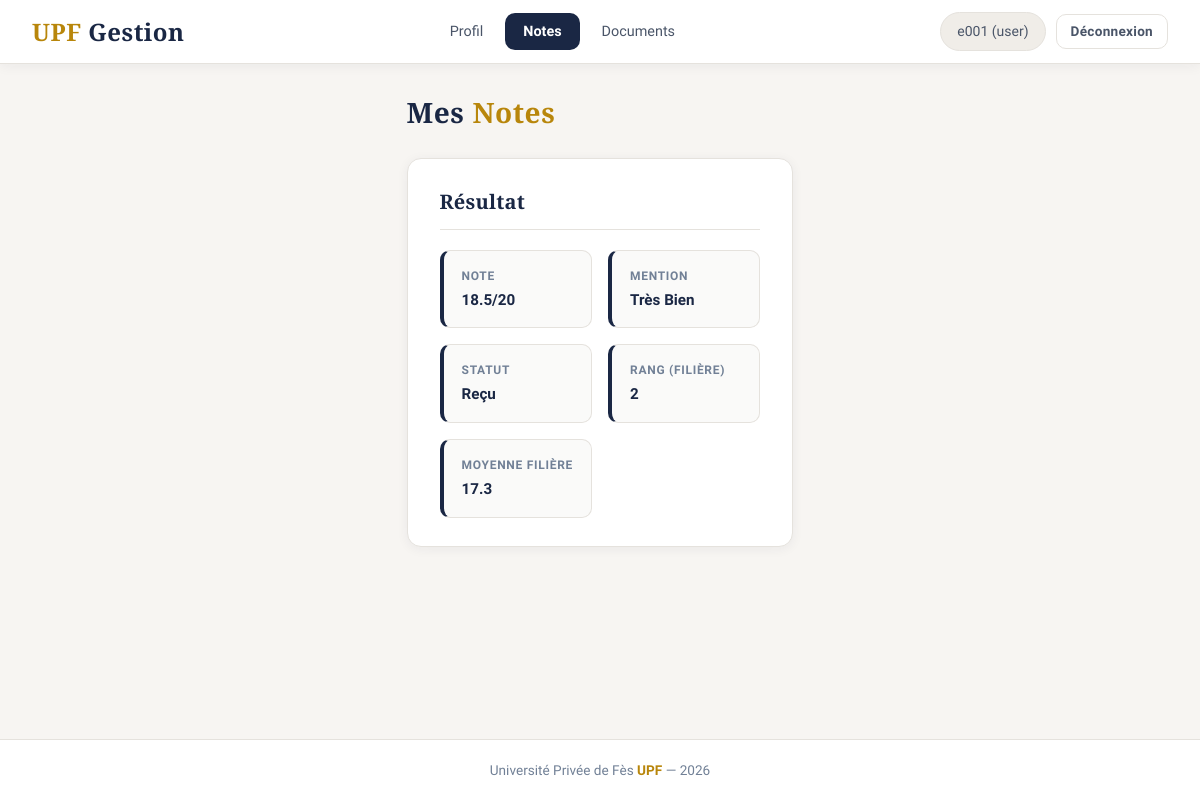
Page /index.php?ctrl=user&action=notes (signed in) on the committed database.
### tables this page shows
CREATE TABLE etudiants (
    Code           VARCHAR(10)  NOT NULL,
    Nom            VARCHAR(50)  NOT NULL,
    Prenom         VARCHAR(50)  NOT NULL,
    Filiere        VARCHAR(10)  DEFAULT NULL,
    Note           DECIMAL(4,2) DEFAULT NULL,
    Photo          VARCHAR(255) DEFAULT NULL,
    date_naissance DATE         DEFAULT NULL,
    email          VARCHAR(100) DEFAULT NULL,
    telephone      VARCHAR(20)  DEFAULT NULL,
    created_at     DATETIME     NOT NULL,
    PRIMARY KEY (Code),
    UNIQUE KEY email (email),
    CONSTRAINT fk_etudiant_filiere FOREIGN KEY (Filiere)
        REFERENCES filieres(CodeF) ON DELETE SET NULL
);

### controllers/UserController.php (called while the page is built, shortened)
<?php
require_once __DIR__ . '/../models/EtudiantModel.php';
final class UserController
{
    private EtudiantModel $etudiants;
    public function __construct()
    {
        $this->etudiants = new EtudiantModel();
    }
    public function notes(): void
    {
        $code = (string)($_SESSION['etudiant_id'] ?? '');
        $etudiant = $this->etudiants->findByCode($code);
        $classement = $this->etudiants->getClassementFiliere($code);
        require __DIR__ . '/../views/user/notes.php';
    }
}

### index.php (called while the page is built, shortened)
<?php
$ctrl = isset($_GET['ctrl']) ? (string)$_GET['ctrl'] : 'auth';
$action = isset($_GET['action']) ? (string)$_GET['action'] : 'login';
$controller = null;
switch ($ctrl) {
    case 'user':
        require_once __DIR__ . '/controllers/UserController.php';
        $controller = new UserController();
        break;
}
$controller->$action();

### models/Database.php (called while the page is built, shortened)
<?php
final class Database
{
    private static ?self $instance = null;
    private PDO $pdo;
    private function __construct()
    {
        $dsn = 'mysql:host=' . DB_HOST . ';dbname=' . DB_NAME . ';charset=utf8mb4';
        try {
            $this->pdo = new PDO($dsn, DB_USER, DB_PASS, [
                PDO::ATTR_ERRMODE => PDO::ERRMODE_EXCEPTION,
                PDO::ATTR_DEFAULT_FETCH_MODE => PDO::FETCH_ASSOC,
            ]);
        } catch (PDOException $e) {
            die('Erreur de connexion BDD : ' . htmlspecialchars($e->getMessage(), ENT_QUOTES, 'UTF-8'));
        }
    }
    public static function getInstance(): self
    {
        if (self::$instance === null) {
            self::$instance = new self();
        }
        return self::$instance;
    }
    public function getPDO(): PDO
    {
        return $this->pdo;
    }
}

### models/EtudiantModel.php (called while the page is built, shortened)
<?php
require_once __DIR__ . '/Database.php';
final class EtudiantModel
{
    private PDO $pdo;
    public function __construct()
    {
        $this->pdo = Database::getInstance()->getPDO();
    }
    public function findByCode(string $code): ?array
    {
        $stmt = $this->pdo->prepare("
            SELECT
                e.Code, e.Nom, e.Prenom, e.Filiere, f.IntituleF,
                e.Note, e.date_naissance, e.email, e.telephone, e.Photo
            FROM etudiants e
            LEFT JOIN filieres f ON f.CodeF = e.Filiere
            WHERE e.Code = :code
        ");
        $stmt->execute([':code' => $code]);
        $row = $stmt->fetch();
        return $row ?: null;
    }
    public function getClassementFiliere(string $codeE): ?array
    {
        $stmt = $this->pdo->prepare("SELECT Filiere, Note FROM etudiants WHERE Code = :code");
        $stmt->execute([':code' => $codeE]);
        $e = $stmt->fetch();
        $codeF = (string)$e['Filiere'];
        $stmt = $this->pdo->prepare("SELECT AVG(Note) FROM etudiants WHERE Filiere = :fil AND Note IS NOT NULL");
        $stmt->execute([':fil' => $codeF]);
        $moyF = $stmt->fetchColumn();
        $moyF = $moyF !== null ? round((float)$moyF, 2) : null;
        $stmt = $this->pdo->prepare("
            SELECT COUNT(*) + 1 AS rang
            FROM etudiants
            WHERE Filiere = :fil
              AND Note IS NOT NULL
              AND Note > (SELECT Note FROM etudiants WHERE Code = :code)
        ");
        $stmt->execute([':fil' => $codeF, ':code' => $codeE]);
        $rang = (int)$stmt->fetchColumn();
        return [
            'rang' => $rang,
            'moyenne_filiere' => $moyF,
        ];
    }
}

### views/user/notes.php (the view, shortened to what this page needs)
<?php
require __DIR__ . '/../layout/header.php';
$note = $etudiant['Note'] ?? null;
$noteNum = ($note === null) ? null : (float)$note;
$mention = 'Non encore évalué';
$statut = 'En attente';
if ($noteNum !== null) {
    if ($noteNum >= 16) $mention = 'Très Bien';
    elseif ($noteNum >= 14) $mention = 'Bien';
    elseif ($noteNum >= 12) $mention = 'Assez Bien';
    elseif ($noteNum >= 10) $mention = 'Passable';
    else $mention = 'Insuffisant';
    $statut = ($noteNum >= 10) ? 'Reçu' : 'Ajourné';
}
?>
<div class="page-header">
    <div><h1>Mes <span>Notes</span></h1></div>
</div>
<div class="card">
    <div class="card-title">Résultat</div>
    <div class="info-grid">
        <div class="info-item"><div class="label">Note</div><div class="value"><?= $noteNum === null ? 'Non encore évalué' : e((string)$noteNum) . '/20' ?></div></div>
        <div class="info-item"><div class="label">Mention</div><div class="value"><?= e($mention) ?></div></div>
        <div class="info-item"><div class="label">Statut</div><div class="value"><?= e($statut) ?></div></div>
        <div class="info-item"><div class="label">Rang (filière)</div><div class="value"><?= $classement ? e((string)$classement['rang']) : '—' ?></div></div>
        <div class="info-item"><div class="label">Moyenne filière</div><div class="value"><?= $classement ? e((string)$classement['moyenne_filiere']) : '—' ?></div></div>
    </div>
</div>
<?php require __DIR__ . '/../layout/footer.php'; ?>

### assets/style.css (style rules this page uses)
:root { --navy: #1a2744; --navy-light: #2c3e5a; --navy-soft: #3d5170; --gold: #b8860b; --gold-soft: #c9a227; --gold-pale: #e8d5a3; --bg-page: #f7f5f2; --bg-card: #ffffff; --bg-input: #fafaf9; --cream: #f0ede8; --border: #e5e2dd; --border-focus:#1a2744; --text: #1a2744; --text-soft: #4a5568; --text-muted: #718096; --green: #2d6a4f; --green-soft: #40916c; --red: #9d0208; --red-soft: #c1121f; --orange: #bc6c25; --orange-soft:#dda15e; --info: #0d5c63; --rose: #9d4edd; --radius: 10px; --radius-lg: 14px; --shadow: 0 2px 12px rgba(26, 39, 68, 0.06); --shadow-hover: 0 8px 28px rgba(26, 39, 68, 0.12); --ease: cubic-bezier(0.4, 0, 0.2, 1); }
*, *::before, *::after { margin: 0; padding: 0; box-sizing: border-box; }
html { scroll-behavior: smooth; }
body { font-family: 'Source Sans 3', system-ui, sans-serif; background-color: var(--bg-page); color: var(--text); min-height: 100vh; display: flex; flex-direction: column; font-size: 15px; line-height: 1.5; }
.card { background: var(--bg-card); border-radius: var(--radius-lg); border: 1px solid var(--border); box-shadow: var(--shadow); padding: 28px 32px; margin-bottom: 24px; transition: box-shadow 0.25s var(--ease), border-color 0.25s var(--ease); }
.card-title { font-family: 'Cormorant Garamond', Georgia, serif; font-size: 1.25rem; font-weight: 700; color: var(--navy); margin-bottom: 20px; padding-bottom: 12px; border-bottom: 1px solid var(--border); letter-spacing: 0.01em; }
.card-title::after { display: none; }
.page-header { display: flex; align-items: center; justify-content: space-between; margin-bottom: 28px; flex-wrap: wrap; gap: 12px; }
.page-header h1 { font-family: 'Cormorant Garamond', Georgia, serif; font-size: 1.75rem; font-weight: 700; color: var(--navy); letter-spacing: 0.02em; line-height: 1.2; }
.page-header h1::before { display: none; }
.page-header h1 span { color: var(--gold); }
.info-grid { display: grid; grid-template-columns: 1fr 1fr; gap: 16px; }
.info-item { padding: 16px 18px; background: var(--bg-input); border-radius: var(--radius); border: 1px solid var(--border); border-left: 4px solid var(--navy); transition: all 0.2s var(--ease); }
.info-item .label { font-size: 0.75rem; color: var(--text-muted); text-transform: uppercase; letter-spacing: 0.06em; font-weight: 600; }
.info-item .value { font-weight: 600; color: var(--text); margin-top: 4px; font-size: 0.95rem; }

### rows in the picture
etudiants: Note "18.5", Note "Très Bien", Note "Reçu"

### other values in the picture
$login "e001"
$role "user"
$classement['rang'] "2"
$classement['moyenne_filiere'] "17.3"
